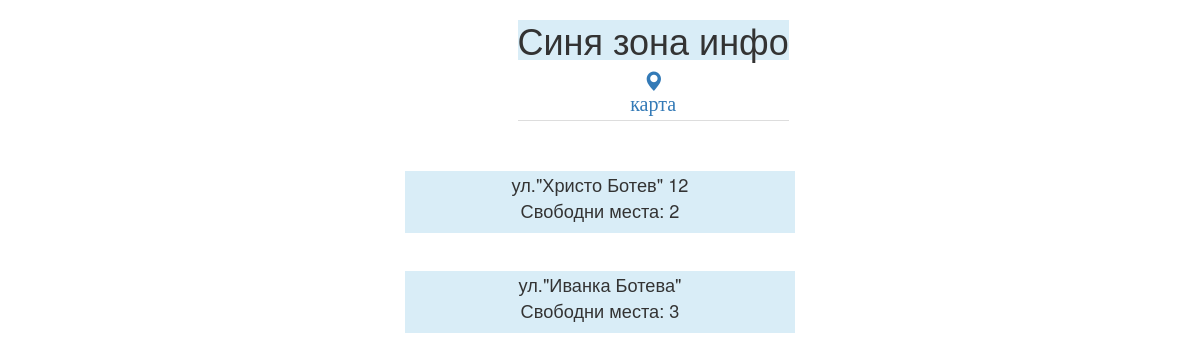
Screenshot of /hello.php with the database file from the repository.
### tables this page shows
CREATE TABLE IF NOT EXISTS `zones` (
`zone_id` int(11) NOT NULL,
  `zone_address` varchar(500) NOT NULL,
  `zone_description` text NOT NULL,
  `zone_places` int(10) NOT NULL,
  `date_deleted` date DEFAULT NULL
);

### hello.php (the view)
<?php
include_once('functions/header.php');
?>
<?php
include_once('functions/header.php');
?>
<?php
$conn = mysqli_connect('localhost', 'root', '', 'zones');
$read_query 	="SELECT * FROM zones
			 	WHERE date_deleted IS NULL ";
$read_result = mysqli_query($conn, $read_query);
	if (mysqli_num_rows($read_result) > 0) {
		$q = "SELECT COUNT(*) num, `zone_id` FROM `places` WHERE `status_id`=1 GROUP BY `zone_id`";
		$res = mysqli_query($conn, $q);
			if (mysqli_num_rows($res) > 0)
		while($row = mysqli_fetch_assoc($read_result)){
			$row1= mysqli_fetch_assoc($res);
        echo "<div class='content'>
		<section id='main' class='main'>
			<div class='col-sm-12 col-xs-12'>";
		echo '<div id="zona" class="bg-info col-sm-12 col-xs-12 col-md-4 col-md-offset-4">'.$row['zone_address']."<p>Свободни места: ".$row1['num']."</p>".'</div></a><br>';
		echo "</div></section></div>";
	}
}
?>

### css/style.css (style rules this page uses)
body,html,div { margin: 0; padding:0; }
header,div,nav, table, tr, td { border: 0px; }
body { padding: 0; margin: 0; }
.content section { padding: 50px 0; }
#zona { text-align: center; font-size: 130%; }
div { border: 0px solid; }

### rows the page displays
zones: zone_address "ул.\"Христо Ботев\" 12", num "2"
zones: zone_address "ул.\"Иванка Ботева\"", num "3"
